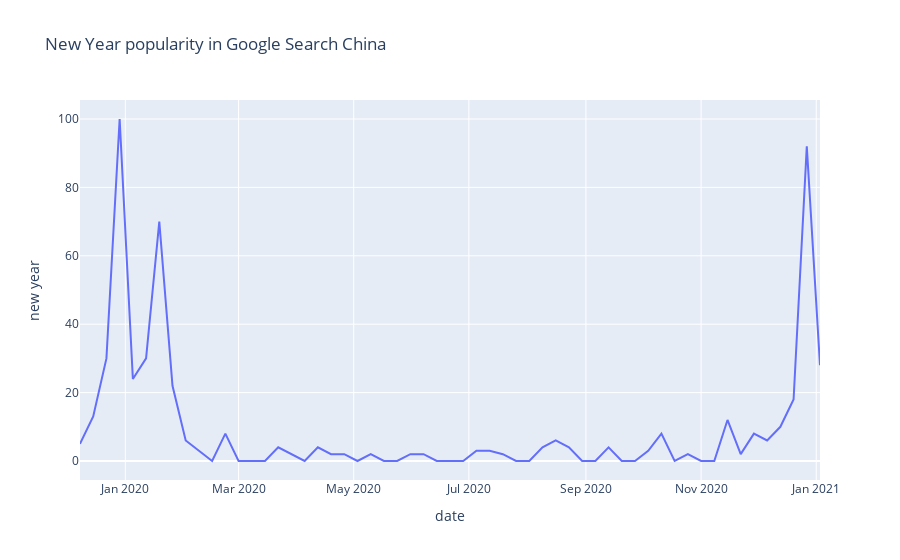

Source (notebook cell):
### Code cell
pytrends.build_payload(keywords, geo='CN', timeframe='2019-12-04 2021-01-03', cat=0)
df1 = pytrends.interest_over_time()

df1.to_csv('1-1-CN.csv')
df1.reset_index(inplace=True)
fig1 = px.line(df1, x="date", y="new year", title='New Year popularity in Google Search China')
fig1.show()

### Figure 1 — Plotly figure (JSON) as saved in the notebook; plotly's stock layout.template omitted (floating-point values rounded to 4 significant figures)
{"data": [{"hovertemplate": "date=%{x}<br>new year=%{y}<extra></extra>", "legendgroup": "", "line": {"color": "#636efa", "dash": "solid"}, "mode": "lines", "name": "", "orientation": "v", "showlegend": false, "type": "scatter", "x": ["2019-12-08T00:00:00", "2019-12-15T00:00:00", "2019-12-22T00:00:00", "2019-12-29T00:00:00", "2020-01-05T00:00:00", "2020-01-12T00:00:00", "2020-01-19T00:00:00", "2020-01-26T00:00:00", "2020-02-02T00:00:00", "2020-02-09T00:00:00", "2020-02-16T00:00:00", "2020-02-23T00:00:00", "2020-03-01T00:00:00", "2020-03-08T00:00:00", "2020-03-15T00:00:00", "2020-03-22T00:00:00", "2020-03-29T00:00:00", "2020-04-05T00:00:00", "2020-04-12T00:00:00", "2020-04-19T00:00:00", "2020-04-26T00:00:00", "2020-05-03T00:00:00", "2020-05-10T00:00:00", "2020-05-17T00:00:00", "2020-05-24T00:00:00", "2020-05-31T00:00:00", "2020-06-07T00:00:00", "2020-06-14T00:00:00", "2020-06-21T00:00:00", "2020-06-28T00:00:00", "2020-07-05T00:00:00", "2020-07-12T00:00:00", "2020-07-19T00:00:00", "2020-07-26T00:00:00", "2020-08-02T00:00:00", "2020-08-09T00:00:00", "2020-08-16T00:00:00", "2020-08-23T00:00:00", "2020-08-30T00:00:00", "2020-09-06T00:00:00", "2020-09-13T00:00:00", "2020-09-20T00:00:00", "2020-09-27T00:00:00", "2020-10-04T00:00:00", "2020-10-11T00:00:00", "2020-10-18T00:00:00", "2020-10-25T00:00:00", "2020-11-01T00:00:00", "2020-11-08T00:00:00", "2020-11-15T00:00:00", "2020-11-22T00:00:00", "2020-11-29T00:00:00", "2020-12-06T00:00:00", "2020-12-13T00:00:00", "2020-12-20T00:00:00", "2020-12-27T00:00:00", "2021-01-03T00:00:00"], "xaxis": "x", "y": [5, 13, 30, 100, 24, 30, 70, 22, 6, 3, 0, 8, 0, 0, 0, 4, 2, 0, 4, 2, 2, 0, 2, 0, 0, 2, 2, 0, 0, 0, 3, 3, 2, 0, 0, 4, 6, 4, 0, 0, 4, 0, 0, 3, 8, 0, 2, 0, 0, 12, 2, 8, 6, 10, 18, 92, 28], "yaxis": "y"}], "layout": {"legend": {"tracegroupgap": 0}, "title": {"text": "New Year popularity in Google Search China"}, "xaxis": {"anchor": "y", "domain": [0, 1], "title": {"text": "date"}}, "yaxis": {"anchor": "x", "domain": [0, 1], "title": {"text": "new year"}}}}
